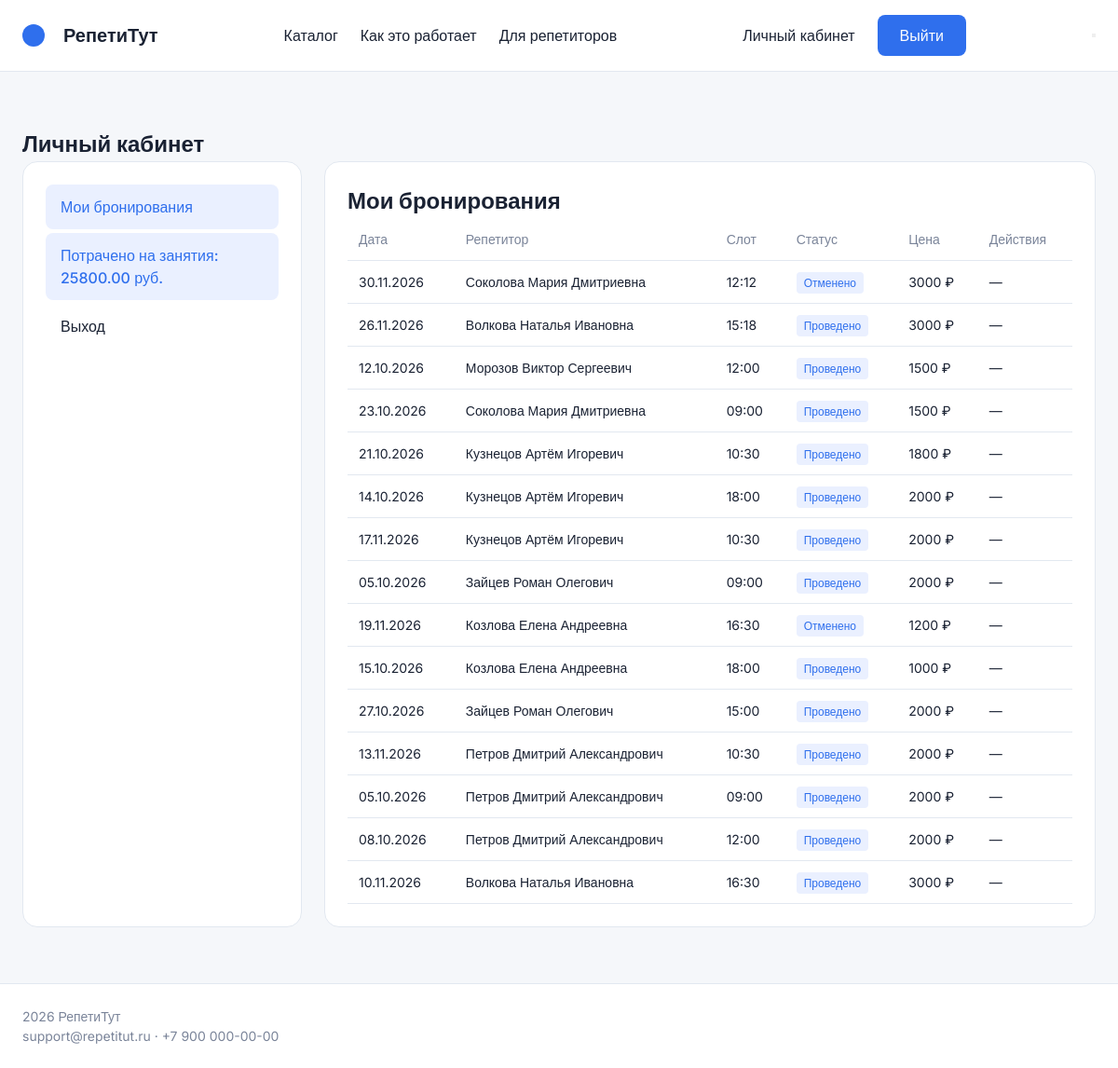
The page /cabinet/ (signed in) on the database as committed earlier.
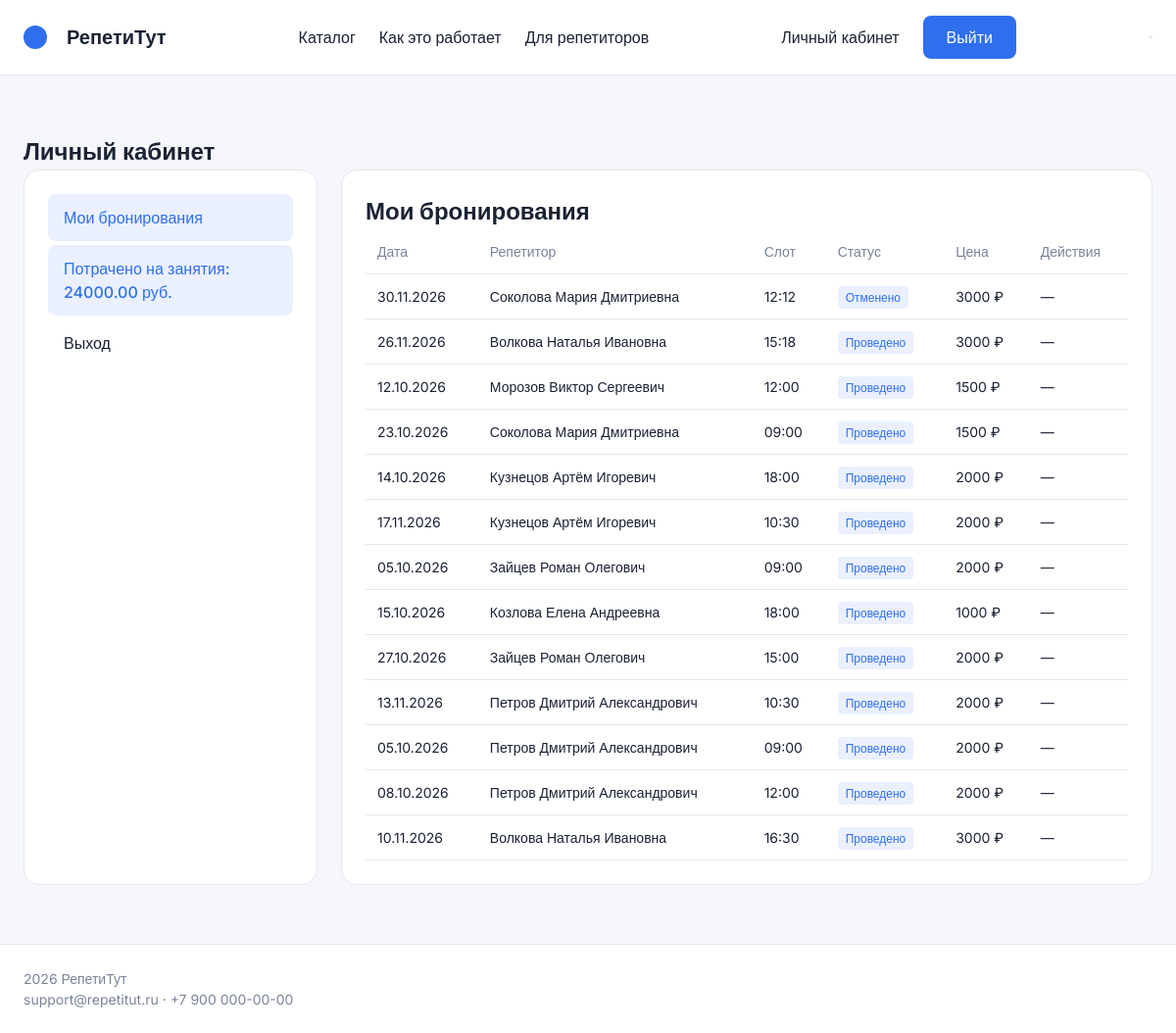
The same page on the database as committed later.
### app/models.py (models this page shows, shortened)
class Lesson(models.Model):
    slot = models.OneToOneField(LessonSlot, on_delete=models.PROTECT, related_name="lesson", verbose_name="Слот")
    client = models.ForeignKey(Client, on_delete=models.PROTECT, related_name="lessons", verbose_name="Клиент")
    subject = models.ForeignKey(Subject, on_delete=models.PROTECT, related_name="lessons", verbose_name="Предмет")
    package = models.ForeignKey(LessonPackage, on_delete=models.SET_NULL, null=True, blank=True, verbose_name="Оплачено пакетом")
    price = models.DecimalField(verbose_name="Стоимость занятия", max_digits=8, decimal_places=2)
    status = models.CharField(verbose_name="Статус занятия", max_length=10, default="planned", choices=[("planned", "Запланировано"), ("completed", "Проведено"), ("cancelled", "Отменено")])
    comment = models.TextField(verbose_name="Комментарий", blank=True, default="")
    class Meta:
        verbose_name = "Занятие"
        verbose_name_plural = "Занятия"
        ordering = ['-id']
        constraints = [
            db_check(Q(price__gt=0), "app_lesson_price_positive"),
        ]

class LessonSlot(models.Model):
    tutor = models.ForeignKey(Tutor, on_delete=models.CASCADE, related_name="slots", verbose_name="Репетитор")
    date = models.DateField(verbose_name="Дата")
    start_time = models.TimeField(verbose_name="Начало")
    end_time = models.TimeField(verbose_name="Окончание")
    status = models.CharField(verbose_name="Статус окна", max_length=10, default="free", choices=[("free", "Свободно"), ("booked", "Забронировано"), ("blocked", "Заблокировано")])
    class Meta:
        verbose_name = "Слот в расписании"
        verbose_name_plural = "Слоты в расписании"
        ordering = ['-date', 'start_time']
        constraints = [
            db_check(Q(start_time__lt=F("end_time")), "app_slot_time_valid"),
            models.UniqueConstraint(fields=['tutor', 'date', 'start_time'], name="app_slot_unique_tutor_datetime"),
        ]

class Tutor(models.Model):
    user = models.OneToOneField(User, on_delete=models.CASCADE, related_name="tutor_profile", null=True, blank=True)
    full_name = models.CharField(verbose_name="ФИО", max_length=150)
    email = models.EmailField(verbose_name="Электронная почта", max_length=100, unique=True)
    phone = models.CharField(verbose_name="Телефон", max_length=20)
    experience_years = models.PositiveSmallIntegerField(verbose_name="Опыт (лет)", default=1)
    rating = models.FloatField(verbose_name="Рейтинг", default=4.0)
    is_active = models.BooleanField(verbose_name="Активен", default=True)
    class Meta:
        verbose_name = "Репетитор"
        verbose_name_plural = "Репетиторы"
        ordering = ['full_name']
        constraints = [
            db_check(Q(rating__gte=1.0, rating__lte=5.0), "app_tutor_rating_range"),
        ]

### app/views.py (the view)
# urls.py: path('cabinet/', views.cabinet, name='cabinet'),
@login_required
def cabinet(request):
    client = Client.objects.filter(user=request.user).first()
    if client is None:
        messages.error(request, 'Профиль клиента не найден. Обратитесь к администратору.')
        return redirect('app:index')
    lessons = (
        Lesson.objects.filter(client=client)
        .select_related('slot__tutor', 'subject')
        .order_by('-id')
    )
    total_spent = sum(l.price for l in lessons if l.status == 'completed')
    return render(request, 'app/cabinet.html', {
        'lessons': lessons,
        'total_spent': total_spent,
    })

### app/templates/app/cabinet.html (shortened to what this page needs)
{% extends 'app/base.html' %}
{% block content %}
<section class="catalog-section">
    <div class="container">
        <h1 class="page-title">Личный кабинет</h1>
        <div class="cabinet-layout">
            <aside class="cabinet-sidebar">
                <a href="#" class="cabinet-nav-item active">Мои бронирования</a>
                <p class="cabinet-nav-item active">Потрачено на занятия: {{ total_spent }} руб.</p>
                <a href="{% url 'app:logout' %}" class="cabinet-nav-item">Выход</a>
            </aside>
            <div class="cabinet-content">
                <div class="card-section">
                    <h2>Мои бронирования</h2>
                    <table class="bookings-table">
                        <thead>
                            <tr>
                                <th>Дата</th>
                                <th>Репетитор</th>
                                <th>Слот</th>
                                <th>Статус</th>
                                <th>Цена</th>
                                <th>Действия</th>
                            </tr>
                        </thead>
                        <tbody>
                            {% for lesson in lessons %}
                            <tr>
                                <td>{{ lesson.slot.date|date:"d.m.Y" }}</td>
                                <td>{{ lesson.slot.tutor.full_name }}</td>
                                <td>{{ lesson.slot.start_time|time:"H:i" }}</td>
                                <td>
                                    <span class="status-badge status-{{ lesson.status }}">
                                        {{ lesson.get_status_display }}
                                    </span>
                                </td>
                                <td>{{ lesson.price|floatformat:0 }} ₽</td>
                                <td>
                                    {% if lesson.status == 'planned' %}
                                        <button type="button" class="btn-outline btn-cancel" data-id="{{ lesson.id }}">Отменить</button>
                                    {% else %}
                                        —
                                    {% endif %}
                                </td>
                            </tr>
                            {% empty %}
                            <tr>
                                <td colspan="6" class="text-center">У вас пока нет бронирований.</td>
                            </tr>
                            {% endfor %}
                        </tbody>
                    </table>
                </div>
            </div>
        </div>
    </div>
</section>
{% endblock %}

### app/templates/app/base.html (shortened to what this page needs)
{% load static %}
<!DOCTYPE html>
<html lang="ru">
<head>
    <link rel="stylesheet" href="{% static 'css/style.css' %}">
</head>
<body>
    <header class="header">
        <div class="container header-container">
            <a href="{% url 'app:index' %}" class="logo">
                 РепетиТут
            </a>
            <nav class="nav">
                <a href="{% url 'app:catalog' %}">Каталог</a>
                <a href="{% url 'app:how_it_works' %}">Как это работает</a>
                <a href="#">Для репетиторов</a>
            </nav>
            <div class="auth-buttons">
                {% if user.is_authenticated %}
                    <a href="{% url 'app:cabinet' %}" class="btn-login">Личный кабинет</a>
                    <a href="{% url 'app:logout' %}" class="btn-register">Выйти</a>
                {% else %}
                    <a href="{% url 'app:login' %}" class="btn-login">Войти</a>
                    <a href="#" class="btn-register">Регистрация</a>
                {% endif %}
            </div>
            <button class="burger-menu" type="button" aria-label="Меню">
            </button>
        </div>
    </header>
    <main>
        {% block content %}{% endblock %}
    </main>
    <footer class="footer">
        <div class="container footer-container">
            <p>2026 РепетиТут</p>
            <p>support@repetitut.ru · +7 900 000-00-00</p>
        </div>
    </footer>
</body>
</html>

### app/static/css/style.css (style rules this page uses)
:root { --p: #2F6FED; --t: #1A2233; --m: #7A8499; --b: #F5F7FA; --w: #FFFFFF; --br: #E2E8F0; --bg: #EAF0FF; }
* { margin: 0; padding: 0; box-sizing: border-box; }
body { font-family: 'Inter', sans-serif; background: var(--b); color: var(--t); line-height: 1.5; }
a { text-decoration: none; color: inherit; }
.container { max-width: 1280px; margin: 0 auto; padding: 0 24px; }
.header { background: var(--w); border-bottom: 1px solid var(--br); padding: 16px 0; position: sticky; top: 0; z-index: 100; }
.header-container, .nav, .auth-buttons, .hero-container, .stats-container, .catalog-layout, .tutor-detail-layout, .booking-layout, .cabinet-layout { display: flex; gap: 24px; }
.nav, .auth-buttons { align-items: center; }
.header-container, .stats-container, .footer-container { justify-content: space-between; align-items: center; }
.logo { display: flex; align-items: center; gap: 10px; font-weight: 700; font-size: 20px; }
.logo::before { content: ""; width: 24px; height: 24px; background: var(--p); border-radius: 50%; }
.nav a { font-weight: 500; }
.btn, .btn-primary, .btn-register, .btn-outline { padding: 10px 24px; border-radius: 8px; font-weight: 500; text-align: center; cursor: pointer; border: none; display: inline-block; }
.btn-primary, .btn-register { background: var(--p); color: var(--w); }
.hero, .catalog-section { padding: 60px 0; }
.subtitle, .tutor-desc, .price, .breadcrumbs, .benefits-list, .footer-container { color: var(--m); font-size: 14px; }
.tutor-card, .card-section, .filters-sidebar, .booking-summary, .auth-card, .cabinet-sidebar { background: var(--w); border: 1px solid var(--br); border-radius: 16px; padding: 24px; }
.filters-sidebar, .tutor-sidebar, .booking-summary, .cabinet-sidebar { width: 300px; flex-shrink: 0; }
.catalog-content, .tutor-main-info, .booking-form-area, .cabinet-content { flex: 1; }
.cabinet-nav-item { display: block; padding: 12px 16px; border-radius: 8px; margin-bottom: 4px; font-weight: 500; }
.cabinet-nav-item.active { background: var(--bg); color: var(--p); }
.bookings-table { width: 100%; border-collapse: collapse; font-size: 14px; }
.bookings-table th, .bookings-table td { padding: 12px; text-align: left; border-bottom: 1px solid var(--br); }
.bookings-table th { color: var(--m); font-weight: 500; }
.status-badge { padding: 4px 8px; border-radius: 4px; font-size: 12px; font-weight: 500; background: var(--bg); color: var(--p); }
.footer { background: var(--w); border-top: 1px solid var(--br); padding: 24px 0; margin-top: auto; flex-shrink: 0; }

Rows that differ between the two databases and show on the page:
no longer on this page (row edited): Lesson: slot "21.10.2026", slot.tutor.full_name "Кузнецов Артём Игоревич", slot.start_time "10:30", status "Проведено", price "1800"
no longer on this page (row edited): Lesson: slot "19.11.2026", slot.tutor.full_name "Козлова Елена Андреевна", slot.start_time "16:30", status "Отменено", price "1200"
Other text that changed with them:
{{ total_spent }}: "25800.00" → "24000.00"
